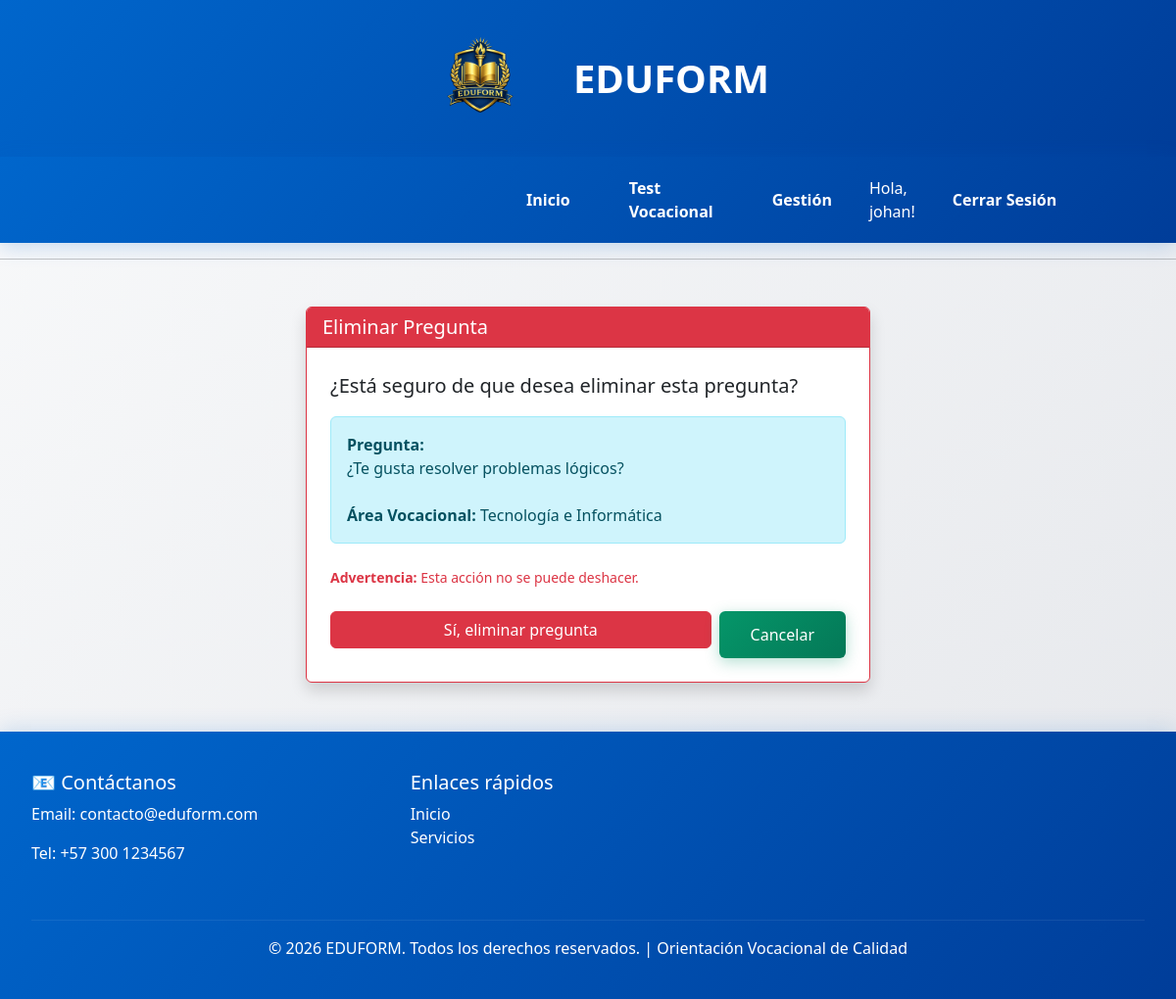
Screenshot of /preguntas/eliminar/1/ (signed in) with the database file from the repository.
### AppPagina/models.py (models this page shows, shortened)
class Pregunta(models.Model):
    texto = models.TextField()
    area = models.ForeignKey(AreaVocacional, on_delete=models.CASCADE)

class AreaVocacional(models.Model):
    nombre = models.CharField(max_length=100)

### AppPagina/views.py (the view)
# urls.py: path('preguntas/eliminar/<int:pk>/', views.eliminar_pregunta, name='eliminar_pregunta'),
@staff_member_required
def eliminar_pregunta(request, pk):
    pregunta = get_object_or_404(Pregunta, pk=pk)
    if request.method == "POST":
        pregunta.delete()
        return redirect('gestion_preguntas')
    return render(request, 'paginas/eliminar_pregunta.html', {
        'pregunta': pregunta
    })

### AppPagina/templates/paginas/eliminar_pregunta.html (shortened to what this page needs)
{% extends 'base.html' %}
{% block contenido %}
<div class="container mt-5 mb-5" style="max-width: 600px;">
    <div class="card shadow border-danger">
        <div class="card-header bg-danger text-white">
            <h5 class="mb-0">Eliminar Pregunta</h5>
        </div>
        <div class="card-body p-4">
            <p class="lead mb-3">¿Está seguro de que desea eliminar esta pregunta?</p>
            <div class="alert alert-info mb-4">
                <strong>Pregunta:</strong><br>
                {{ pregunta.texto }}
                <br><br>
                <strong>Área Vocacional:</strong> {{ pregunta.area.nombre }}
            </div>
            <p class="text-danger small mb-4">
                <strong>Advertencia:</strong> Esta acción no se puede deshacer.
            </p>
            <div class="d-flex gap-2">
                <form method="POST" class="flex-grow-1">
                    <button type="submit" class="btn btn-danger w-100">
                        Sí, eliminar pregunta
                    </button>
                </form>
                <a href="{% url 'gestion_preguntas' %}" class="btn btn-secondary">
                    Cancelar
                </a>
            </div>
        </div>
    </div>
</div>
{% endblock %}

### AppPagina/templates/base.html (shortened to what this page needs)
{% load static %}
<!DOCTYPE html>
<html lang="es">
<head>
    <link rel="stylesheet" href="{% static 'AppPagina/css/estilos.css' %}">
    <link href="https://cdn.jsdelivr.net/npm/bootstrap@5.3.8/dist/css/bootstrap.min.css" rel="stylesheet">
</head>
<body>
<header style="display:flex; align-items:center; justify-content:center; gap:20px;
background: linear-gradient(135deg, #0066cc 0%, #003d99 100%);
padding:30px 50px;
box-shadow: 0 10px 30px rgba(0, 102, 204, 0.15);">
    <img src="{% static 'AppPagina/img/LOGO.png' %}"
    alt="Logo EDUFORM"
    style="height:100px;">
    <h2 style="margin:0; color:white; font-size:2.5rem; font-weight:700;">
        EDUFORM
    </h2>
</header>
<nav>
    <nav class="navbar navbar-expand-lg navbar-custom">
        <div class="container-fluid">
            <div class="collapse navbar-collapse" id="navbarNav">
                <div class="navbar-nav ms-auto align-items-center">
                    <a class="nav-link nav-link-custom {% if request.path == '/' %}active{% endif %}" href="{% url 'inicio' %}">
                        Inicio
                    </a>
                    {% if user.is_authenticated %}
                        <a class="nav-link nav-link-custom {% if 'servicios' in request.path %}active{% endif %}" href="{% url 'servicios' %}">
                            Test Vocacional
                        </a>
                    {% else %}
                        <a class="nav-link nav-link-custom {% if 'login' in request.path %}active{% endif %}" href="{% url 'login' %}">
                            Test Vocacional
                        </a>
                    {% endif %}
                    {% if user.is_staff %}
                    <a class="nav-link nav-link-custom {% if 'usuarios' in request.path %}active{% endif %}" href="{% url 'gestion_usuarios' %}">
                        Gestión
                    </a>
                    {% endif %}
                    {% if user.is_authenticated %}
                        <span class="nav-link" style="color: white; cursor: default;">
                            Hola, {{ user.username }}!
                        </span>
                        <form method="post" action="{% url 'logout' %}" style="display: inline;">
                            <button type="submit" class="nav-link nav-link-custom" style="background: none; border: none; color: white;">
                                Cerrar Sesión
                            </button>
                        </form>
                    {% endif %}
                </div>
            </div>
        </div>
    </nav>
    <hr>
</nav>
{% block contenido %}{% endblock %}
<footer style="background: linear-gradient(135deg, #0066cc 0%, #003d99 100%); color: white; padding: 40px 20px; margin-top: 50px; box-shadow: 0 -4px 20px rgba(0, 102, 204, 0.15);">
    <div class="container" style="max-width: 1200px; margin: 0 auto;">
        <div class="row">
            <div class="col-md-4 mb-4">
                <h5>📧 Contáctanos</h5>
                <p>Email: contacto@eduform.com</p>
                <p>Tel: +57 300 1234567</p>
            </div>
            <div class="col-md-4 mb-4">
                <h5>Enlaces rápidos</h5>
                <ul style="list-style: none; padding-left: 0;">
                    <li><a href="{% url 'inicio' %}" style="color: white; text-decoration: none; transition: all 0.3s ease;" onmouseover="this.style.opacity='0.8'" onmouseout="this.style.opacity='1'">Inicio</a></li>
                    <li><a href="{% url 'servicios' %}" style="color: white; text-decoration: none; transition: all 0.3s ease;" onmouseover="this.style.opacity='0.8'" onmouseout="this.style.opacity='1'">Servicios</a></li>
                </ul>
            </div>
        </div>
        <hr style="border-top: 1px solid rgba(255, 255, 255, 0.3);">
        <p class="text-center mt-3 mb-0">
            {% block pie %}© 2026 EDUFORM. Todos los derechos reservados. | Orientación Vocacional de Calidad{% endblock %}
        </p>
    </div>
</footer>
</body>
</html>

### AppPagina/static/AppPagina/css/estilos.css (style rules this page uses)
.btn-secondary { background: linear-gradient(135deg, #059669 0%, #047857 100%) !important; border: none !important; color: #FFFFFF !important; border-radius: 25px; box-shadow: 0 4px 15px rgba(5, 150, 105, 0.3) !important; font-weight: 600; padding: 12px 32px !important; }
body { background: linear-gradient(135deg, #f9fafb 0%, #e5e7eb 100%); color: #1f2937; min-height: 100vh; }
form { width: 100%; }

### AppPagina/templates/base.html (style rules this page uses)
.navbar-custom { background: linear-gradient(135deg, #0066cc 0%, #003d99 100%) !important; padding: 10px 0; box-shadow: 0 4px 20px rgba(0, 102, 204, 0.2); }
.nav-link-custom { color: #FFFFFF !important; margin: 0 10px; padding: 10px 20px !important; border-radius: 8px; font-weight: 600; transition: all 0.3s ease; }

### rows the page displays
Pregunta: texto "¿Te gusta resolver problemas lógicos?", area.nombre "Tecnología e Informática"

### other values shown
{{ user.username }} "johan"
